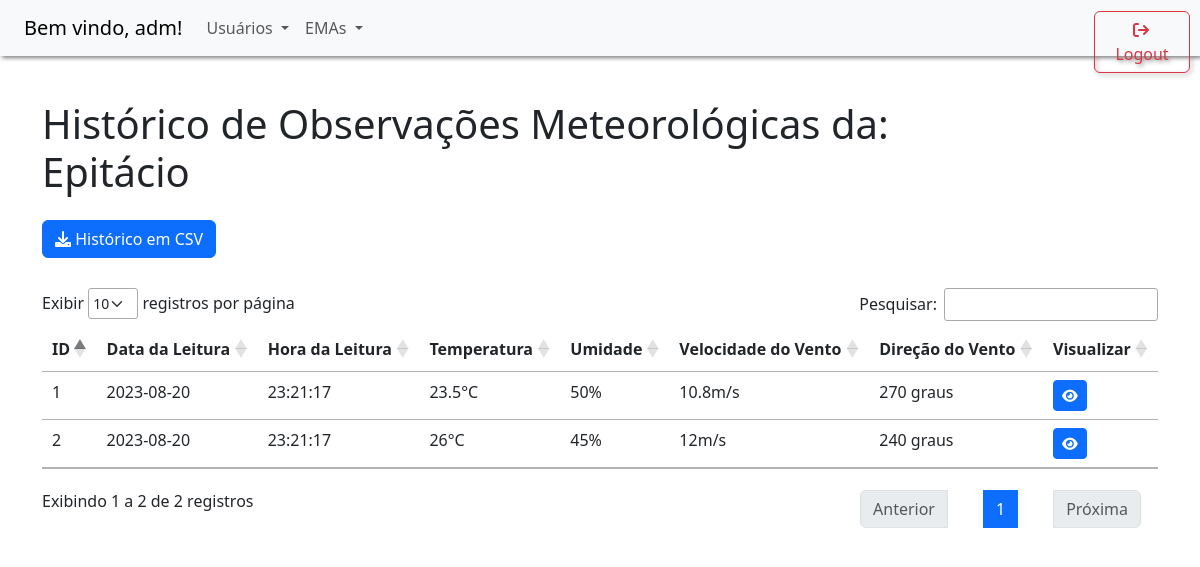
Screenshot of /Tela_Listar_Observacoes.php?idema=1 (signed in) with the database file from the repository.
### tables this page shows
CREATE TABLE IF NOT EXISTS emas (
  idema INT NOT NULL AUTO_INCREMENT,
  nome VARCHAR(45) NOT NULL,
  ip VARCHAR(45) NOT NULL,
  publica INT NOT NULL,
  latitude VARCHAR(45) NOT NULL,
  longitude VARCHAR(45) NOT NULL,
  usuarios_idusuario INT NOT NULL,
  ativa INT NOT NULL,
  topico_kafka VARCHAR (45) NOT NULL,
   
  status_ema VARCHAR (10) NULL,
  carga_bateria FLOAT NULL, 
  uptime VARCHAR(50) NULL,
  diagnosticos_nao_previstos JSON NULL,
  PRIMARY KEY (idema, usuarios_idusuario),
    FOREIGN KEY (usuarios_idusuario)
    REFERENCES usuarios (idusuario));

CREATE TABLE IF NOT EXISTS observacoes (
  idobservacao INT NOT NULL AUTO_INCREMENT,
  data DATE NULL,
  hora TIME NULL,
   
  temperatura FLOAT NULL,
  unidade_tem VARCHAR(5) NULL,
  erro_tem BOOLEAN NULL,
  umidade FLOAT NULL,
  unidade_um VARCHAR(5) NULL,
  erro_um BOOLEAN NULL,
  vento_velocidade FLOAT NULL,
  unidade_vv VARCHAR(5) NULL,
  erro_vv BOOLEAN NULL,
  vento_direcao FLOAT NULL,
  unidade_vd VARCHAR(50) NULL,
  erro_vd BOOLEAN NULL,
   
  radiacao_solar FLOAT NULL,
  unidade_rs VARCHAR(5) NULL,
  erro_rs BOOLEAN NULL,
  pressao_atmos FLOAT NULL,
  unidade_pa VARCHAR(5) NULL,
  erro_pa BOOLEAN NULL,
  volume_chuva FLOAT NULL,
  unidade_vc VARCHAR(5) NULL,
  erro_vc BOOLEAN NULL,
  frequencia_chuva FLOAT NULL,
  unidade_fc VARCHAR(5) NULL,
  erro_fc BOOLEAN NULL,
   
   
  observacoes_nao_previstas JSON NULL,
  erros TEXT NULL,
  emas_idema INT NOT NULL,
  PRIMARY KEY (idobservacao, emas_idema),
    FOREIGN KEY (emas_idema)
    REFERENCES emas (idema));

### controllers/controller_observacao.php (the view, shortened to what this page needs)
<?php
function listarObservacoes($idema) {
    $conexao = conectarBanco();
    if ($_SERVER['REQUEST_METHOD'] === 'POST') {
        $sql = "SELECT * FROM observacoes WHERE 1=1 AND emas_idema = '$idema'";
        $result = $conexao->query($sql);
    } else {
        $sql = "SELECT * FROM observacoes WHERE 1 = 1 AND emas_idema = '$idema'";
        $result = $conexao->query($sql);
    }
    if ($result->num_rows >= 0) {
        while ($row = $result->fetch_assoc()) {
            echo '<tr id="row-' . $row['idobservacao'] . '">';
            echo '<td>' . $row['idobservacao'] . '</td>';
            echo '<td>' . $row['data'] . '</td>';
            echo '<td>' . $row['hora'] . '</td>';
            if($row['erro_tem'] == false){
                echo '<td>' . $row['temperatura'] . $row['unidade_tem'] . '</td>';
            }else{
                echo '<td title="Valor com erro" style="color: red;">' . $row['temperatura'] . $row['unidade_tem'] . '</td>';
            }
            if($row['erro_um'] == false){
                echo '<td>' . $row['umidade'] . $row['unidade_um'] . '</td>';
            }else{
                echo '<td title="Valor com erro" style="color: red;">' . $row['umidade'] . $row['unidade_um'] . '</td>';
            }
            if($row['erro_vv'] == false){
                echo '<td>' . $row['vento_velocidade'] . $row['unidade_vv'] . '</td>';
            }else{
                echo '<td title="Valor com erro" style="color: red;">' . $row['vento_velocidade'] . $row['unidade_vv'] . '</td>';
            }
            if($row['erro_vd'] == false){
                echo '<td>' . $row['vento_direcao'] . ' ' . $row['unidade_vd'] . '</td>';
            }else{
                echo '<td title="Valor com erro" style="color: red;">' . $row['vento_direcao'] . ' ' . $row['unidade_vd'] . '</td>';
            }
            echo '<td>';
            echo '<a href="Tela_Visualizar_Observacao.php?idobservacao=' . $row['idobservacao'] . '"><button name="btn-visualizar-relatorio" type="button" class="btn btn-primary btn-sm" onclick="">';
            echo '<i class="fas fa-eye"></i>';
            echo '</button></a>';
            echo '</td>';
            echo '</tr>';
        }
    } else {
        echo '<tr><td colspan="7">Nenhum dado encontrado.</td></tr>';
    }
}
function buscarEMAPorID($idema) {
    $conexao = conectarBanco();
    $idema = mysqli_real_escape_string($conexao, $idema);
    $query = "SELECT * FROM emas WHERE idema = '$idema'";
    $resultado = mysqli_query($conexao, $query);
    if ($resultado && mysqli_num_rows($resultado) > 0) {
        $ema = mysqli_fetch_assoc($resultado);
        return $ema;
    } else {
        return false;
    }
}
?>

### Tela_Listar_Observacoes.php (shortened to what this page needs)
<!DOCTYPE html>
<?php
require '../portalEMA/functions/geral.php';
require '../portalEMA/controllers/controller_observacao.php';
$emaID = $_GET['idema'];
$ema = buscarEMAPorID($emaID);
?>
<html>
    <head>
        <link rel="stylesheet" type="text/css" href="../portalEMA/css/style.css">
        <link rel="stylesheet" href="https://cdnjs.cloudflare.com/ajax/libs/font-awesome/6.0.0-beta3/css/all.min.css">
        <link rel="stylesheet" type="text/css" href="https://cdn.jsdelivr.net/npm/bootstrap@5.2.3/dist/css/bootstrap.min.css">
        <link rel="stylesheet" type="text/css" href="https://cdn.datatables.net/1.13.6/css/jquery.dataTables.min.css">
        <link rel="stylesheet" type="text/css" href="https://cdnjs.cloudflare.com/ajax/libs/twitter-bootstrap/5.3.0/css/bootstrap.min.css">
        <link rel="stylesheet" type="text/css" href="https://cdn.datatables.net/1.13.6/css/dataTables.bootstrap5.min.css">
        <link rel="stylesheet" type="text/css" href="https://unpkg.com/leaflet@1.7.1/dist/leaflet.css" />
        <link rel="stylesheet" href="https://cdnjs.cloudflare.com/ajax/libs/font-awesome/6.0.0-beta3/css/all.min.css">
    </head>
    <body>
        <div class="container" style="height: 100%;margin-top: 10%;">
            <h1 class="mb-4">Histórico de Observações Meteorológicas da:<br> <?php echo $ema['nome'] ?></h1>
                <div class="row justify-content-between">
                    <div class="col" style="margin-bottom: 30px">
                        <a href="../portalEMA/functions/download_historico_csv.php?idema=<?php echo $emaID; ?>&&nome=<?php echo $ema['nome']; ?>"
                           class="btn btn-primary">
                            <i class="fas fa-download"></i>
                            Histórico em CSV
                        </a>
                    </div>
                </div>
            <table id="observacoesDT" class="table table-hover" style="width:100%;">
                <thead>
                    <tr>
                        <th>ID</th>
                        <th>Data da Leitura</th>
                        <th> Hora da Leitura</th>
                        <th>Temperatura</th>
                        <th>Umidade</th>
                        <th>Velocidade do Vento</th>
                        <th>Direção do Vento</th>
                        <th>Visualizar</th>
                    </tr>
                </thead>
                <tbody>
                    <?php
                    listarObservacoes($ema['idema']);
                    ?>
                </tbody>
            </table>
        </div>
    </body>
</html>

### css/style.css (style rules this page uses)
html, body { height: 100%; }
body { display: -ms-flexbox; display: -webkit-box; display: flex; -ms-flex-align: center; -ms-flex-pack: center; -webkit-box-align: center; align-items: center; -webkit-box-pack: center; justify-content: center; padding-top: 40px; padding-bottom: 40px; background-color: #f5f5f5; }

### rows the page displays
emas: nome "Epitácio"
observacoes: idobservacao "1", data "2023-08-20", hora "23:21:17", temperatura "23.5", unidade_tem "°C", umidade "50", unidade_um "%", vento_velocidade "10.8", unidade_vv "m/s", vento_direcao "270", unidade_vd "graus"
observacoes: idobservacao "2", data "2023-08-20", hora "23:21:17", temperatura "26", unidade_tem "°C", umidade "45", unidade_um "%", vento_velocidade "12", unidade_vv "m/s", vento_direcao "240", unidade_vd "graus"

### other values shown
$_SESSION['nome_login'] "adm"
